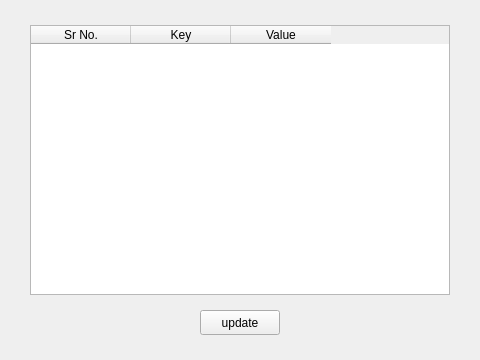
<?xml version="1.0" encoding="UTF-8"?>
<ui version="4.0">
 <class>MainWindow</class>
 <widget class="QMainWindow" name="MainWindow">
  <property name="geometry">
   <rect>
    <x>0</x>
    <y>0</y>
    <width>480</width>
    <height>360</height>
   </rect>
  </property>
  <property name="maximumSize">
   <size>
    <width>480</width>
    <height>360</height>
   </size>
  </property>
  <property name="windowTitle">
   <string>MainWindow</string>
  </property>
  <widget class="QWidget" name="centralwidget">
   <widget class="QTableWidget" name="jsonList">
    <property name="geometry">
     <rect>
      <x>30</x>
      <y>25</y>
      <width>420</width>
      <height>270</height>
     </rect>
    </property>
    <column>
     <property name="text">
      <string>Sr No.</string>
     </property>
    </column>
    <column>
     <property name="text">
      <string>Key</string>
     </property>
    </column>
    <column>
     <property name="text">
      <string>Value</string>
     </property>
    </column>
   </widget>
   <widget class="QPushButton" name="pushButton">
    <property name="geometry">
     <rect>
      <x>200</x>
      <y>310</y>
      <width>80</width>
      <height>25</height>
     </rect>
    </property>
    <property name="text">
     <string>update</string>
    </property>
   </widget>
  </widget>
 </widget>
 <resources/>
 <connections/>
</ui>
